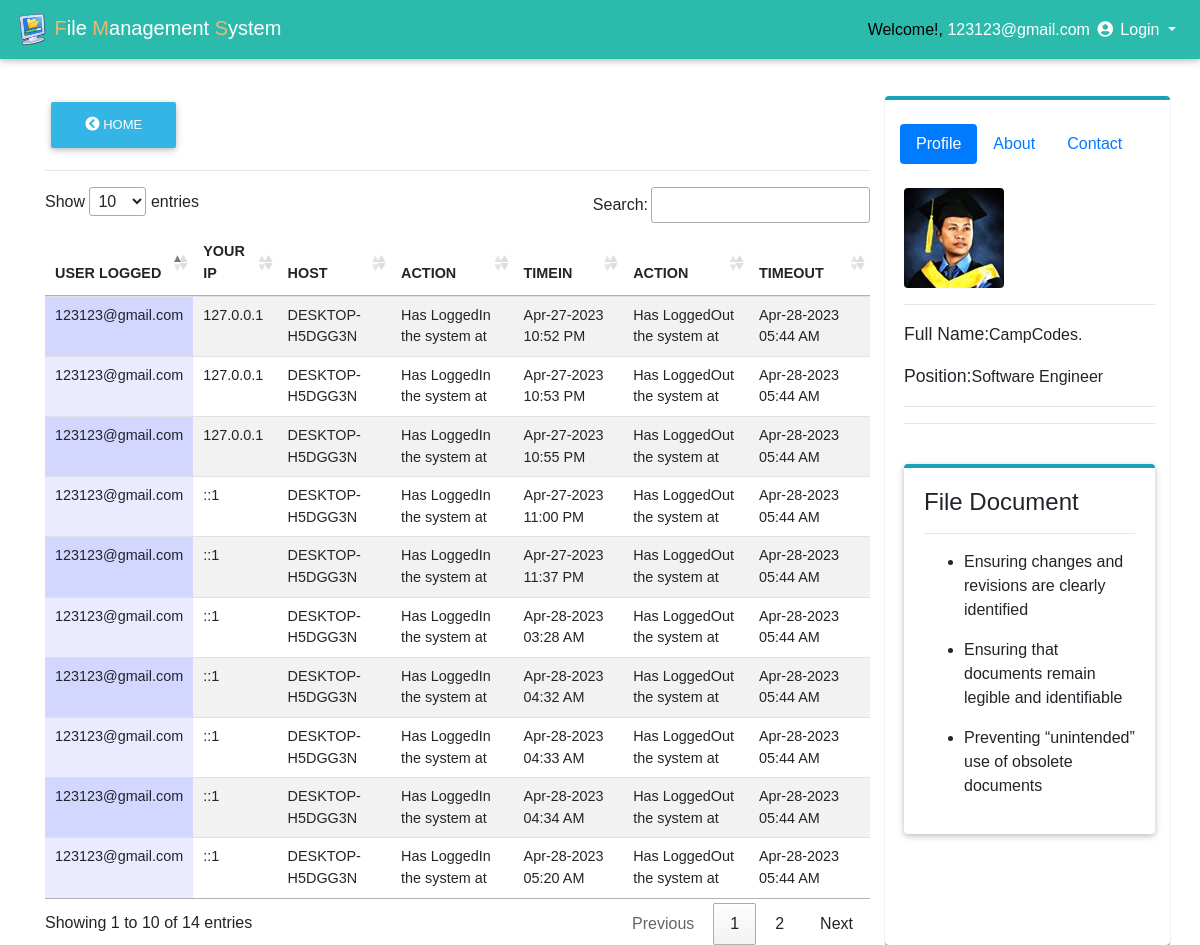
The app's page /scss/private_user/history_log.php (signed in) with its own data.
### tables this page shows
CREATE TABLE `history_log` (
  `log_id` int(11) NOT NULL,
  `id` int(11) NOT NULL,
  `email_address` text NOT NULL,
  `action` varchar(100) NOT NULL,
  `actions` varchar(200) NOT NULL DEFAULT 'Has LoggedOut the system at',
  `ip` text NOT NULL,
  `host` text NOT NULL,
  `login_time` varchar(200) NOT NULL,
  `logout_time` varchar(200) NOT NULL
);

### scss/private_user/history_log.php (the view, shortened to what this page needs)
<!DOCTYPE html>
<html lang="en">
<head>
  <link rel="stylesheet" href="https://use.fontawesome.com/releases/v5.8.1/css/all.css">
  <link href="css/bootstrap.min.css" rel="stylesheet">
  <link href="css/mdb.min.css" rel="stylesheet">
  <link href="css/style.css" rel="stylesheet">
    <link rel="stylesheet" type="text/css" href="media/css/dataTable.css" />
</head>
<body style="padding:0px; margin:0px; background-color:#fff;font-family:arial,helvetica,sans-serif,verdana,'Open Sans'">
  <?php
     require_once("include/connection.php");
   $id = mysqli_real_escape_string($conn,$_SESSION['email_address']);
  $r = mysqli_query($conn,"SELECT * FROM login_user where id = '$id'") or die (mysqli_error($con));
  $row = mysqli_fetch_array($r);
   $id=$row['email_address'];
?>
<nav class="mb-1 navbar navbar-expand-lg navbar-dark default-color fixed-top">
    <a class="navbar-brand" href="#"><img src="js/img/Files_Download.png" width="33px" height="33px"> <font color="#F0B56F">F</font>ile <font color="#F0B56F">M</font>anagement <font color="#F0B56F">S</font>ystem</a>
  <div class="collapse navbar-collapse" id="navbarSupportedContent-4">
    <ul class="navbar-nav ml-auto">
      <li class="nav-item dropdown">
        <a class="nav-link dropdown-toggle" id="navbarDropdownMenuLink-4" data-toggle="dropdown"
          aria-haspopup="true" aria-expanded="false">
           <font color="black">Welcome!,</font> <?php echo ucwords(htmlentities($id)); ?> <i class="fas fa-user-circle"></i> Login </a>
      </li>
    </ul>
  </div>
</nav>
<br>
<br><Br><br>
<div class="container">
  <div class="row">
     <div class="col-md-9">
    <div class="">
    <a href="home.php"><button type="button" class="btn btn-info"><i class="fas fa-chevron-circle-left"></i>  Home</button></a>
    </div>
<hr>
  <table id="dtable" class = "table table-striped" style="">
     <thead>
    <th>USER LOGGED</th>
     <th>YOUR IP</th>
     <th>HOST</th>
     <th>ACTION</th>
     <th>TIMEIN</th>
     <th>ACTION</th>
     <th>TIMEOUT</th>
</thead>
<tbody>
        <?php
        require_once("include/connection.php");
      $query = mysqli_query($conn,"SELECT * from history_log") or die (mysqli_error($conn));
      while($file=mysqli_fetch_array($query)){
         $name =  $file['email_address'];
         $ip =  $file['ip'];
         $host =  $file['host'];
         $action =  $file['action'];
         $logintime =  $file['login_time'];
         $actions =  $file['actions'];
         $logouttime =  $file['logout_time'];
      ?>
      <td><?php echo $name; ?></td>
       <td><?php echo $ip; ?></td>
      <td><?php echo $host; ?></td>
      <td><?php echo $action; ?></td>
      <td><?php echo $logintime; ?></td>
      <td><?php echo $actions; ?></td>
      <td><?php echo $logouttime; ?></td>
<?php } ?>
</tbody>
   </table>
    </div>
 <div class="col-md-3" style="border-top: 4px solid #17a2b8;border-radius: 4px;  box-shadow: 0px 1px 1px 0px  #6c757d;"><br>
  <ul class="nav nav-pills mb-3" id="pills-tab" role="tablist">
  <li class="nav-item">
    <a class="nav-link active" id="pills-home-tab" data-toggle="pill" href="#pills-home" role="tab"
      aria-controls="pills-home" aria-selected="true">Profile</a>
  </li>
  <li class="nav-item">
    <a class="nav-link" id="pills-profile-tab" data-toggle="pill" href="#pills-profile" role="tab"
      aria-controls="pills-profile" aria-selected="false">About</a>
  </li>
  <li class="nav-item">
    <a class="nav-link" id="pills-contact-tab" data-toggle="pill" href="#pills-contact" role="tab"
      aria-controls="pills-contact" aria-selected="false">Contact</a>
  </li>
</ul>
<div class="tab-content pt-2 pl-1" id="pills-tabContent">
  <div class="tab-pane fade show active" id="pills-home" role="tabpanel" aria-labelledby="pills-home-tab">
    <img src="img/nel.jpg" class="rounded" alt="..."><hr>
    <div class="">
     <div class=""><p><b style="font-size: 1.1em">Full Name:</b>CampCodes.</p></div>
     <div class=""><p><b style="font-size: 1.1em">Position:</b>Software Engineer</p></div>
  </div>
  <hr>
  </div>
<hr><br>
<div class="card" style="border-top: 4px solid #17a2b8;border-radius: 4px;">
  <div class="card-body">
    <h4 class="card-title">File Document</h4><hr>
    <ul>
      <li> <p>Ensuring changes and revisions are clearly identified</p></li>
      <li> <p>Ensuring that documents remain legible and identifiable</p></li>
      <li> <p>Preventing “unintended” use of obsolete documents</p></li>
    </ul>
  </div>
</div>
 </div>
</div>
</div>
<link rel="stylesheet" type="text/css" href="https://cdn.datatables.net/1.10.9/css/jquery.dataTables.min.css"/>
<link rel="stylesheet" type="text/css" href="https://cdn.datatables.net/responsive/1.0.3/css/dataTables.responsive.css">
</body>
</html>

### scss/private_user/media/css/dataTable.css (style rules this page uses)
.sorting_asc { background: url('../images/sort_asc.png') no-repeat center right; }
.sorting { background: url('../images/sort_both.png') no-repeat center right; }
tr.odd td.sorting_1 { background-color: #D3D6FF; }
tr.even td.sorting_1 { background-color: #EAEBFF; }

### records on screen
history_log: email_address "123123@gmail.com", ip "127.0.0.1", host "DESKTOP-H5DGG3N", action "Has LoggedIn the system at", login_time "Apr-27-2023 10:52 PM", actions "Has LoggedOut the system at", logout_time "Apr-28-2023 05:44 AM"
history_log: email_address "123123@gmail.com", ip "127.0.0.1", host "DESKTOP-H5DGG3N", action "Has LoggedIn the system at", login_time "Apr-27-2023 10:53 PM", actions "Has LoggedOut the system at", logout_time "Apr-28-2023 05:44 AM"
history_log: email_address "123123@gmail.com", ip "127.0.0.1", host "DESKTOP-H5DGG3N", action "Has LoggedIn the system at", login_time "Apr-27-2023 10:55 PM", actions "Has LoggedOut the system at", logout_time "Apr-28-2023 05:44 AM"
history_log: email_address "123123@gmail.com", ip "::1", host "DESKTOP-H5DGG3N", action "Has LoggedIn the system at", login_time "Apr-27-2023 11:00 PM", actions "Has LoggedOut the system at", logout_time "Apr-28-2023 05:44 AM"
history_log: email_address "123123@gmail.com", ip "::1", host "DESKTOP-H5DGG3N", action "Has LoggedIn the system at", login_time "Apr-27-2023 11:37 PM", actions "Has LoggedOut the system at", logout_time "Apr-28-2023 05:44 AM"
history_log: email_address "123123@gmail.com", ip "::1", host "DESKTOP-H5DGG3N", action "Has LoggedIn the system at", login_time "Apr-28-2023 03:28 AM", actions "Has LoggedOut the system at", logout_time "Apr-28-2023 05:44 AM"
history_log: email_address "123123@gmail.com", ip "::1", host "DESKTOP-H5DGG3N", action "Has LoggedIn the system at", login_time "Apr-28-2023 04:32 AM", actions "Has LoggedOut the system at", logout_time "Apr-28-2023 05:44 AM"
history_log: email_address "123123@gmail.com", ip "::1", host "DESKTOP-H5DGG3N", action "Has LoggedIn the system at", login_time "Apr-28-2023 04:33 AM", actions "Has LoggedOut the system at", logout_time "Apr-28-2023 05:44 AM"
history_log: email_address "123123@gmail.com", ip "::1", host "DESKTOP-H5DGG3N", action "Has LoggedIn the system at", login_time "Apr-28-2023 04:34 AM", actions "Has LoggedOut the system at", logout_time "Apr-28-2023 05:44 AM"
history_log: email_address "123123@gmail.com", ip "::1", host "DESKTOP-H5DGG3N", action "Has LoggedIn the system at", login_time "Apr-28-2023 05:20 AM", actions "Has LoggedOut the system at", logout_time "Apr-28-2023 05:44 AM"

### other values on screen
$id "123123@gmail.com"
